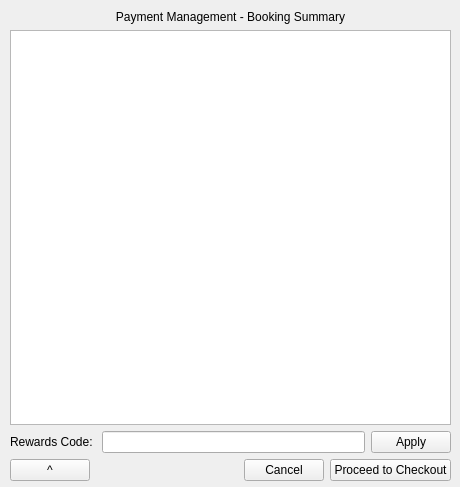
<?xml version="1.0" encoding="UTF-8"?>
<ui version="4.0">
 <class>PaymentSummary</class>
 <widget class="QWidget" name="PaymentSummary">
  <property name="geometry">
   <rect>
    <x>0</x>
    <y>0</y>
    <width>460</width>
    <height>487</height>
   </rect>
  </property>
  <property name="windowTitle">
   <string>Form</string>
  </property>
  <widget class="QWidget" name="verticalLayoutWidget">
   <property name="geometry">
    <rect>
     <x>10</x>
     <y>10</y>
     <width>441</width>
     <height>471</height>
    </rect>
   </property>
   <layout class="QVBoxLayout" name="verticalLayout">
    <item>
     <widget class="QLabel" name="label">
      <property name="text">
       <string>Payment Management - Booking Summary</string>
      </property>
      <property name="alignment">
       <set>Qt::AlignCenter</set>
      </property>
     </widget>
    </item>
    <item>
     <widget class="QTableView" name="tableView"/>
    </item>
    <item>
     <layout class="QHBoxLayout" name="horizontalLayout">
      <item>
       <layout class="QFormLayout" name="formLayout_2">
        <item row="0" column="0">
         <widget class="QLabel" name="label_2">
          <property name="text">
           <string>Rewards Code: </string>
          </property>
         </widget>
        </item>
        <item row="0" column="1">
         <widget class="QLineEdit" name="lineEditReward"/>
        </item>
       </layout>
      </item>
      <item>
       <widget class="QPushButton" name="buttonApply">
        <property name="text">
         <string>Apply</string>
        </property>
       </widget>
      </item>
     </layout>
    </item>
    <item>
     <layout class="QHBoxLayout" name="horizontalLayout_2">
      <item>
       <widget class="QPushButton" name="buttonHome">
        <property name="text">
         <string>^</string>
        </property>
       </widget>
      </item>
      <item>
       <spacer name="horizontalSpacer">
        <property name="orientation">
         <enum>Qt::Horizontal</enum>
        </property>
        <property name="sizeHint" stdset="0">
         <size>
          <width>40</width>
          <height>20</height>
         </size>
        </property>
       </spacer>
      </item>
      <item>
       <widget class="QPushButton" name="buttonCancel">
        <property name="text">
         <string>Cancel</string>
        </property>
       </widget>
      </item>
      <item>
       <widget class="QPushButton" name="buttonPay">
        <property name="text">
         <string>Proceed to Checkout</string>
        </property>
       </widget>
      </item>
     </layout>
    </item>
   </layout>
  </widget>
 </widget>
 <resources/>
 <connections/>
</ui>
